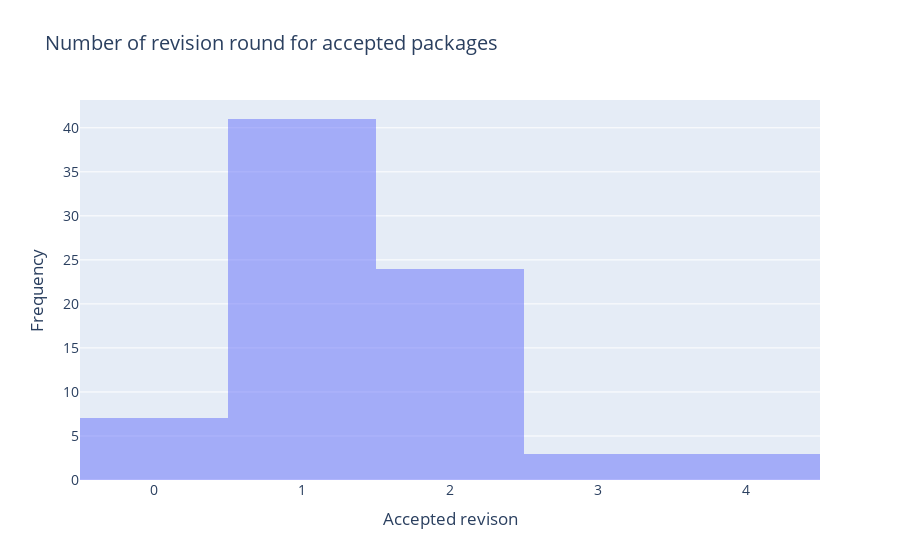

Notebook cell for this chart:
### Code cell
revisions = go.Figure(data = go.Histogram(
            x=collapsed[collapsed['revision']==0]['max_revision'],
            hovertemplate="%{y}<extra></extra>"
        )
    )
revisions_chart = go.Figure(data=revisions)
revisions_chart.update_layout(
    title={
            "text": f"Number of revision round for accepted packages",
            },
    font = dict(
            size = 14
            ),
    showlegend = False,
    hoverlabel = dict(
            font_size = 14,
            font_family = "Rockwell"
        ),
    barmode='overlay',
    xaxis_title_text='Accepted revison',
    yaxis_title_text='Frequency',
)
revisions_chart.update_traces(opacity=0.5)
revisions_chart.show()

### Figure 1 — Plotly figure (JSON) as saved in the notebook; plotly's stock layout.template omitted (floating-point values rounded to 4 significant figures)
{"data": [{"hovertemplate": "%{y}<extra></extra>", "opacity": 0.5, "type": "histogram", "x": [2, 1, 0, 1, 1, 1, 1, 2, 3, 3, 2, 2, 1, 1, 1, 1, 2, 2, 1, 2, 0, 1, 1, 2, 1, 2, 2, 1, 2, 2, 1, 1, 0, 2, 1, 1, 2, 2, 1, 4, 2, 2, 2, 1, 1, 1, 0, 2, 1, 1, 2, 2, 3, 4, 0, 1, 1, 1, 1, 1, 1, 1, 0, 1, 1, 4, 1, 1, 1, 1, 2, 2, 2, 1, 1, 1, 1, 0]}], "layout": {"barmode": "overlay", "font": {"size": 14}, "hoverlabel": {"font": {"family": "Rockwell", "size": 14}}, "legend": {"font": {"color": "black", "family": "Rockwell", "size": 12}, "traceorder": "normal", "x": 0, "y": 0.5}, "showlegend": false, "title": {"text": "Number of revision round for accepted packages"}, "xaxis": {"title": {"text": "Accepted revison"}}, "yaxis": {"title": {"text": "Frequency"}}}}
